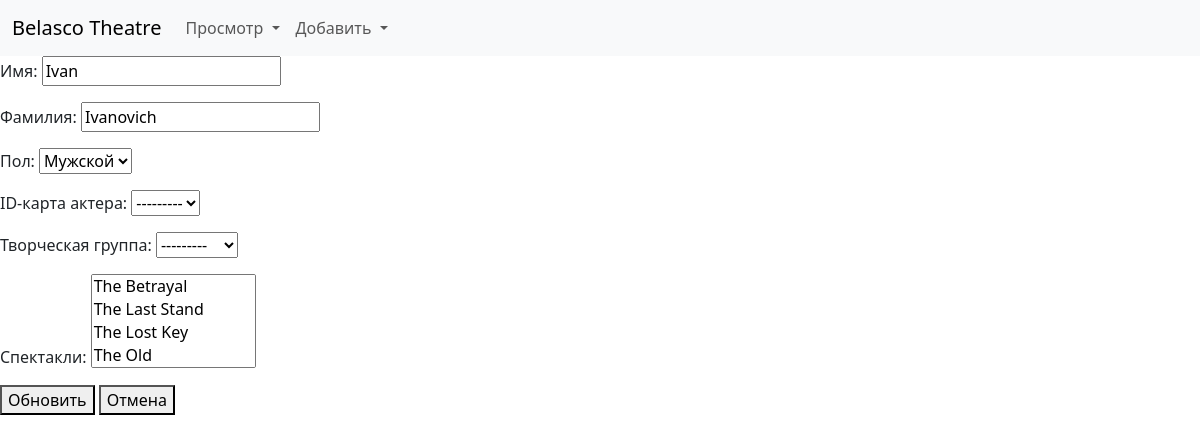
The page /actor_update/15 on the database as committed earlier.
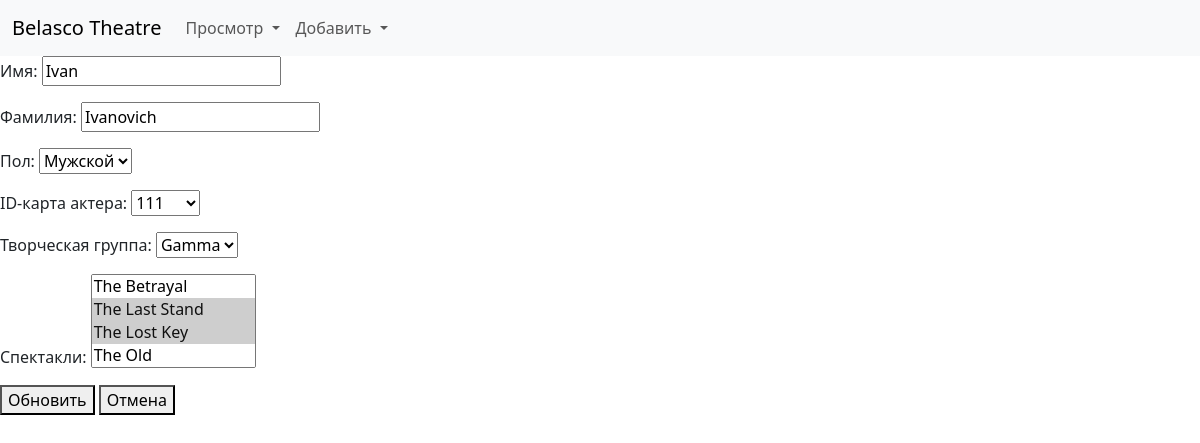
The same page on the database as committed later.
### core/models.py (models this page shows, shortened)
class Actor(models.Model):
    GENDER_CHOICES = (
        ('M', 'Мужской'),
        ('F', 'Женский'),
    )
    first_name = models.CharField('Имя', max_length=255)
    second_name = models.CharField('Фамилия', max_length=255)
    gender = models.CharField(
        'Пол',
        max_length=255,
        choices=GENDER_CHOICES,
        default=GENDER_CHOICES[0]
    )
    actorid = models.OneToOneField(
        ActorId,
        on_delete=models.CASCADE,
        null=True,
        blank=True
    )
    creativeteam = models.ForeignKey(
        CreativeTeam,
        on_delete=models.CASCADE,
        null=True,
        blank=True,
        related_name='actors'
    )
    plays = models.ManyToManyField(Play, blank=True, related_name='actors')
    class Meta:
        verbose_name = 'Актер'
        verbose_name_plural = 'Актеры'
        ordering = ('actorid',)

### core/views.py (the view)
class ActorUpdate(UpdateView):
    model = models.Actor
    template_name = 'core/actor_update.html'
    form_class = forms.ActorForm
    success_url = reverse_lazy('core:actors')

### core/forms.py
class ActorForm(forms.ModelForm):
    first_name = forms.CharField(
        label='Имя',
        required=True,
        max_length=255,
        validators=[
            ONLY_LETTERS_VALIDATOR,
        ],
    )
    second_name = forms.CharField(
        label='Фамилия',
        required=True,
        max_length=255,
        validators=[
            ONLY_LETTERS_VALIDATOR,
        ],
    )
    class Meta:
        model = models.Actor
        fields = '__all__'
        labels = {
            'actorid': 'ID-карта актера',
            'creativeteam': 'Творческая группа',
            'plays': 'Спектакли',
        }

### core/models.py (called while the page is built)
    def __str__(self):
        return f'{self.name}'

    def __str__(self):
        return f'{self.title}'

    def __str__(self):
        return f'{self.number}'

### core/templates/core/actor_update.html (shortened to what this page needs)
{% extends 'core/base.html' %}
{% block content %}
    <form action="{% url 'core:actor_update' actor.pk %}"
          method="post">
        {{ form.as_p }}
        <button type="submit">Обновить</button>
        <button type="reset">Отмена</button>
    </form>
{% endblock %}

Rows that differ between the two databases and show on the page:
changed Actor "Ivan": actorid "---------" → "111"; creativeteam "---------" → "Gamma"
Other text that changed with them:
form field plays: "The Betrayal / The Last Stand / The Lost Key / The Old" → "The Betrayal / The Last Stand ☑ / The Lost Key ☑ / The Old"
